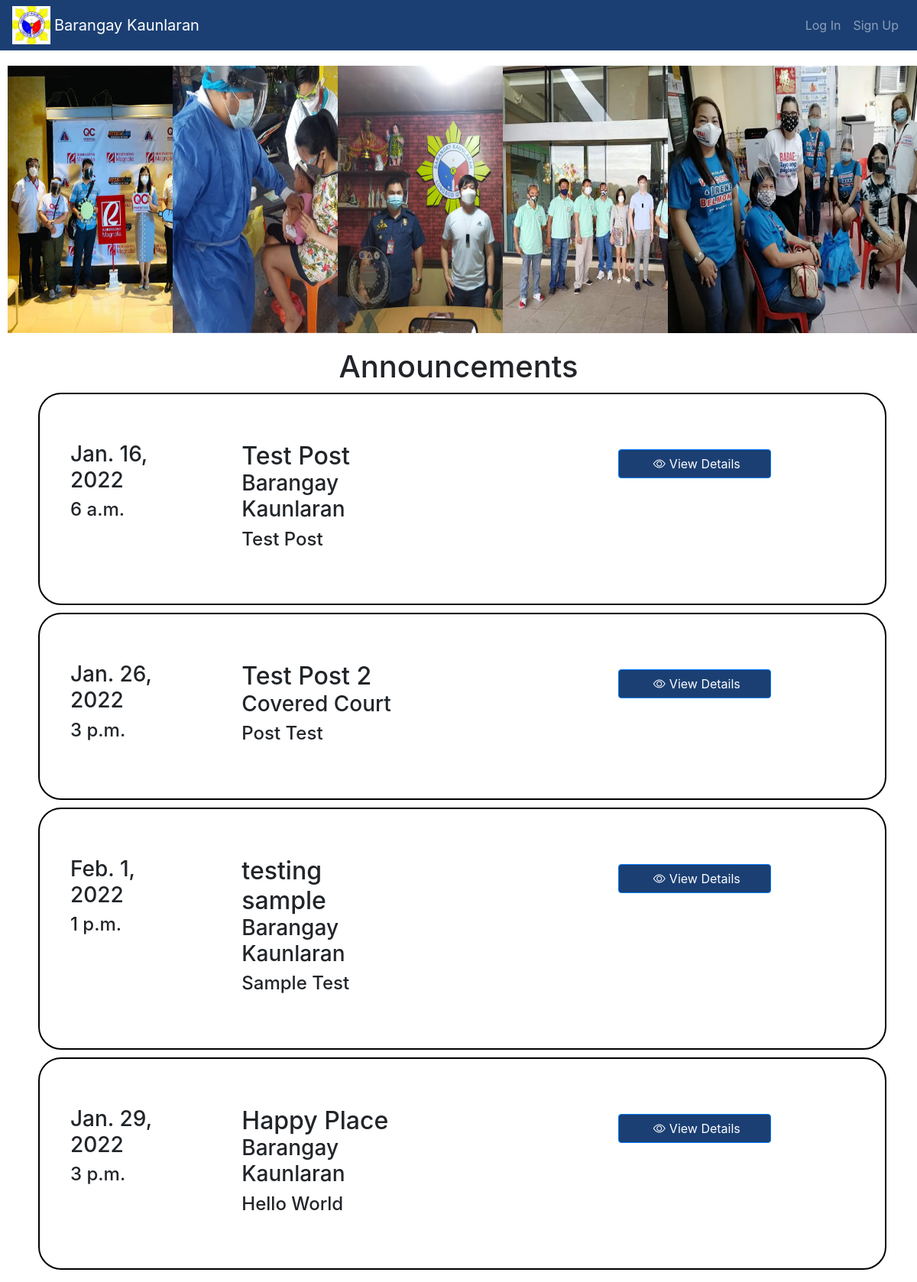
Page /staff/events/postlist/ on the committed database.
### post/models.py (models this page shows, shortened)
class PostEvent(models.Model):
    title = models.CharField(max_length=255)
    Place = models.CharField(max_length=255)
    postingDate = models.DateField(auto_now_add=True)
    Date = models.DateField()
    Time = models.TimeField()
    body = models.TextField()
    image = models.ImageField(null=True, blank=True, default = '#', upload_to="newsandevents")

### post/views.py (the view)
# urls.py: path('postlist/',views.postListView.as_view(),name ="postList"),
class postListView(ListView):
    model = PostEvent
    template_name = 'postList.html'

### post/templates/postList.html
{% extends "base.html"%}
{% load static %}
{% block content %}
<div class="container-img">
  <div class="row-img">
    <div class="column">
      <img src="{%static 'BrgySystem_WebBased/images/ResbakunaImage.jpg'%}" width="350px" height="350px" onclick="openModal();currentSlide(1)" class="hover-shadow">
    </div>
    <div class="column">
      <img src="{%static 'BrgySystem_WebBased/images/SampleImage.jpg'%}" width="350px" height="350px"  onclick="openModal();currentSlide(2)" class="hover-shadow">
    </div>
    <div class="column">
      <img src="{%static 'BrgySystem_WebBased/images/brgyofficials2_image.jpg'%}" width="350px" height="350px" onclick="openModal();currentSlide(3)" class="hover-shadow">
    </div>
    <div class="column">
      <img src="{%static 'BrgySystem_WebBased/images/brgyofficials3_image.jpg'%}"  width="350px" height="350px" onclick="openModal();currentSlide(4)" class="hover-shadow">
    </div>
    <div class="column">
      <img src="{%static 'BrgySystem_WebBased/images/brgyofficials_image.jpg'%}"  width="350px" height="350px" onclick="openModal();currentSlide(4)" class="hover-shadow">
    </div>
  </div>
</div>
<div class="container-list">
  <h1 style="text-align:center">Announcements</h1>
        <ul>
          {%for post in object_list%}
          <li class="list-group-item" style="border: 2px solid black; border-radius: 30px; margin: 10px">
          <div class="container-list">
            <div class="row" style="margin: 30px 80px; padding: 20px 50px">
                <div class="col-md-2" style="margin: 0px -110px; padding: 0">
                    <h3>{{post.Date}}</h3>
                    <h4>{{post.Time}}</h4>
                </div>
                <div class="col-md-6" style="padding: 0 100; margin: 0 100">
                <h2 style="padding: 0; margin: 0">{{post.title}}</h2>
                <h3>{{post.Place}}</h3>
                <h4>{{post.body}}</h4>
                </div>
                <div class="col-md-4" style="padding: 10 90; margin: 0;">
                    <a href="{%url 'Post:UserDetail' post.pk%}" class="btn btn-primary" style="background-color: #1B3F73;width: 200"><i class="bi bi-eye" style="padding: 5px"></i>View Details</a>
                </div>
            </div>
          </div>
          </li>
          {%endfor%}
        </ul>
    </div>
{% endblock %}

### templates/base.html (shortened to what this page needs)
{% load static %}
<html lang="en" dir="ltr">
  <head>
    <link rel="stylesheet" href="{%static 'BrgySystem_WebBased/css/style.css'%}">
    <link rel="stylesheet" href="https://cdn.jsdelivr.net/npm/bootstrap-icons@1.7.2/font/bootstrap-icons.css">
    <link rel="stylesheet" href="https://cdn.jsdelivr.net/npm/bootstrap@4.6.1/dist/css/bootstrap.min.css">
  </head>
  <body>
    <nav class="navbar navbar-expand-lg navbar-dark">
      <img src="{%static 'BrgySystem_WebBased/images/logo.jpg'%}" width="50" height="50" class="d-inline-block align-top" alt="">
      <a class="navbar-brand" href="{% url 'home' %}"> Barangay Kaunlaran</a>
    <div class="collapse navbar-collapse" id="navbarNav">
    <ul class="navbar-nav ml-auto">
      {% if user.is_authenticated %}
      <li class="nav-item">
        <a class="nav-link" href="{%url 'Post:postList'%}">Announcements</a>
      </li>
      <li class="nav-item dropdown">
        <a class="nav-link dropdown-toggle" href="#" id="navbarDropdown" role="button" data-toggle="dropdown" aria-expanded="false">
          Request A Document
        </a>
        <div class="dropdown-menu" aria-labelledby="navbarDropdown">
          <a class="dropdown-item" href="{%url 'documentRequest:indgencyView'%}">Barangay Indigency</a>
          <a class="dropdown-item" href="{%url 'documentRequest:clearanceView'%}">Barangay Clearance</a>
          <a class="dropdown-item" href="{%url 'documentRequest:residencyView'%}">Barangay Residency</a>
        </div>
      </li>
      <li class="nav-item">
        <a class="nav-link" href="">History</a>
      </li>
      <li class="nav-item">
        <a class="nav-link" href="{%url 'about'%}">About Us</a>
      </li>
      <li class="nav-item">
        <a class="nav-link" href="{% url 'Accounts:logout'%}">Logout</a>
      </li>
      {% else %}
      <li class="nav-item">
        <a class="nav-link" href="{% url 'Accounts:login'%}">Log In</a>
      </li>
      <li class="nav-item">
        <a class="nav-link" href="{% url 'Accounts:signup'%}">Sign Up</a>
      </li>
      {% endif %}
    </ul>
  </div>
  </nav>
    <div>
      {% block content%}
      {% endblock %}
    </div>
  </body>
</html>

### static/BrgySystem_WebBased/css/style.css (style rules this page uses)
.navbar { background-color: #1B3F73; }
.navbar-brand { margin-left: 5px; }
.container-list ul { margin-right:30; }
h2 { margin-top: 20px; padding-left: 25px; }
h3 { margin-top: 50px; }
.row-img > .column { padding: 20px 10px; }
.column { float: left; width: 18%; }

### rows in the picture
PostEvent: Date "Jan. 16, 2022", Time "6 a.m.", title "Test Post", Place "Barangay Kaunlaran", body "Test Post"
PostEvent: Date "Jan. 26, 2022", Time "3 p.m.", title "Test Post 2", Place "Covered Court", body "Post Test"
PostEvent: Date "Feb. 1, 2022", Time "1 p.m.", title "testing sample", Place "Barangay Kaunlaran", body "Sample Test"
PostEvent: Date "Jan. 29, 2022", Time "3 p.m.", title "Happy Place", Place "Barangay Kaunlaran", body "Hello World"
